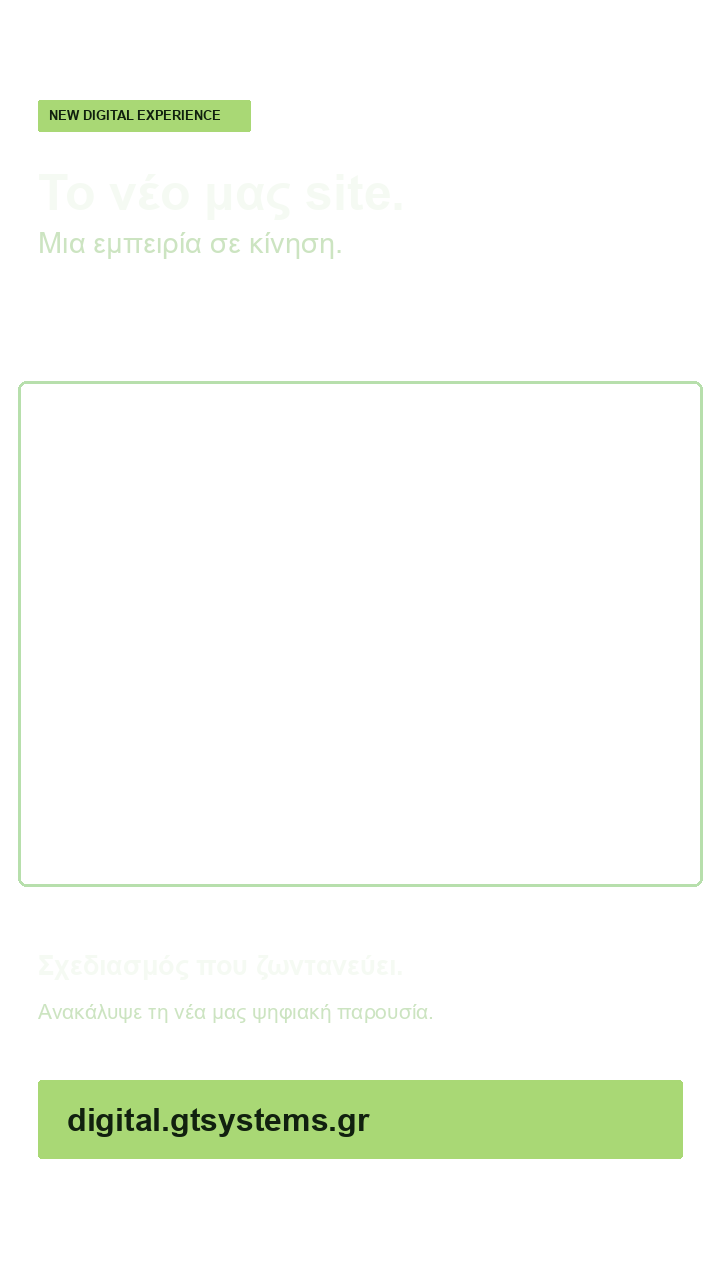

This chart was generated by the following Python code:
from PIL import Image,ImageDraw,ImageFont
im=Image.new('RGBA',(720,1280));d=ImageDraw.Draw(im)
b='C:/Windows/Fonts/arialbd.ttf';r='C:/Windows/Fonts/arial.ttf'
d.rounded_rectangle((38,100,250,131),radius=2,fill='#a9d875');d.text((49,108),'NEW DIGITAL EXPERIENCE',font=ImageFont.truetype(b,13),fill='#10200e')
d.text((38,164),'Το νέο μας site.',font=ImageFont.truetype(b,50),fill='#f5faf3');d.text((38,226),'Μια εμπειρία σε κίνηση.',font=ImageFont.truetype(r,29),fill='#cce4c1')
d.rounded_rectangle((18,381,702,886),radius=8,outline='#b7dfac',width=3)
d.text((38,950),'Σχεδιασμός που ζωντανεύει.',font=ImageFont.truetype(b,27),fill='#f5faf3')
d.text((38,999),'Ανακάλυψε τη νέα μας ψηφιακή παρουσία.',font=ImageFont.truetype(r,21),fill='#cce4c1')
d.rounded_rectangle((38,1080,682,1158),radius=3,fill='#a9d875');d.text((67,1102),'digital.gtsystems.gr',font=ImageFont.truetype(b,32),fill='#11200f')
im.save('website-reel/overlay.png')
